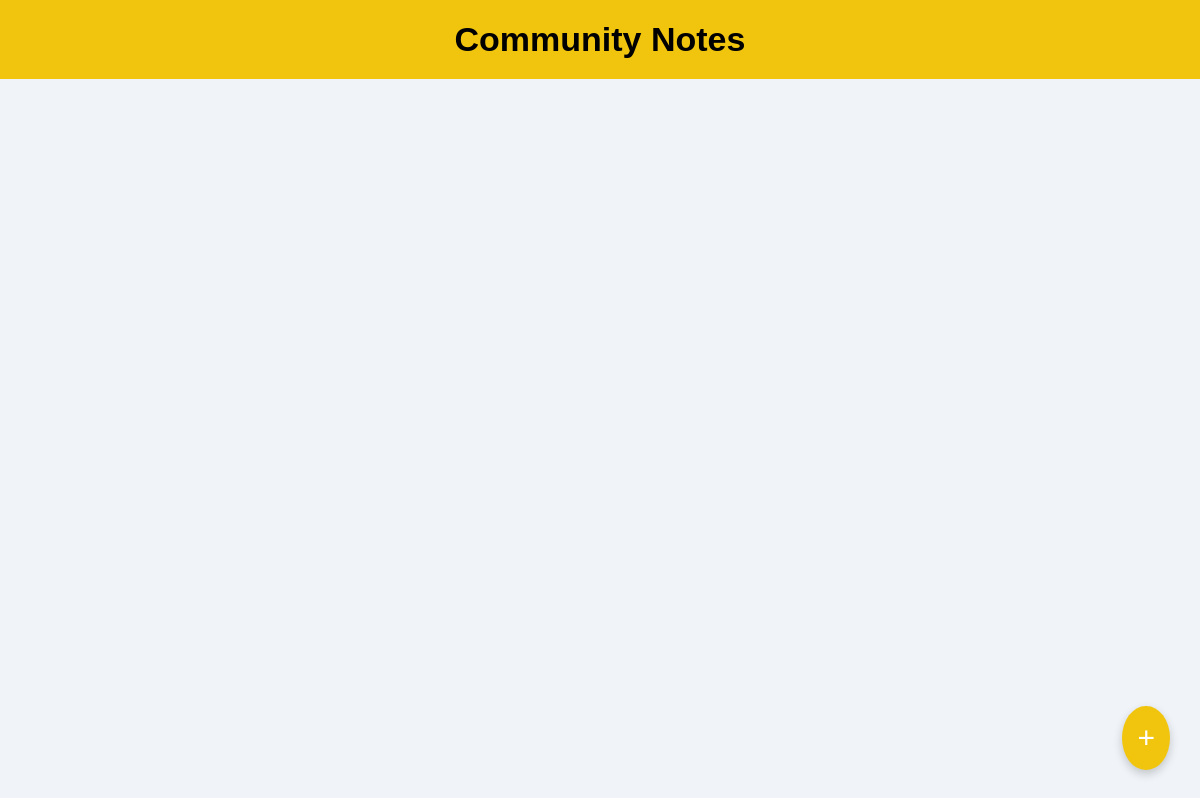
Page /padlet on the earlier database version.
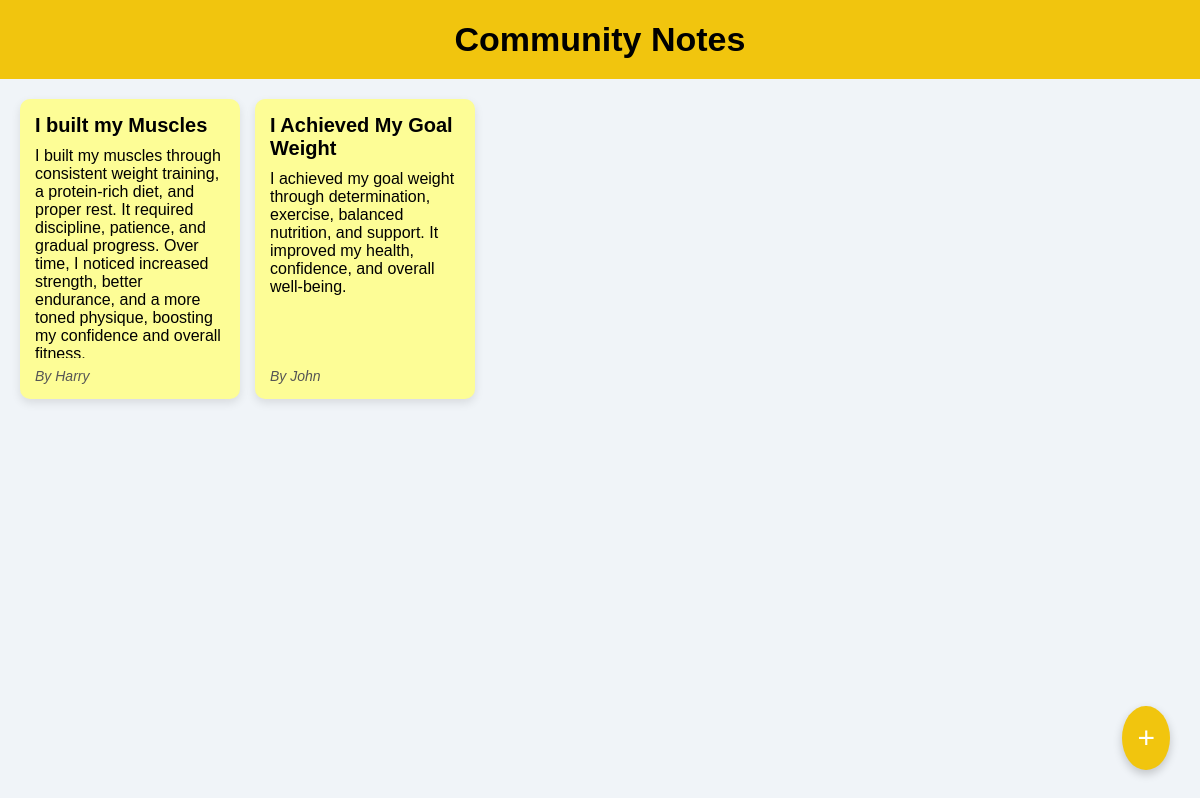
Same page on the later database version.
### FitTrend/models.py (models this page shows, shortened)
class Padlet(models.Model):
    name = models.CharField(max_length=100)
    title = models.CharField(max_length=100000)
    description = models.TextField()

### FitTrend/views.py (the view)
# urls.py: path("padlet", padlet, name="padlet"),
def padlet(request):
    items = Padlet.objects.order_by('name')
    context = {
        'items': items
    }
    return render(request, 'padlet.html', context)

### templates/padlet.html (shortened to what this page needs)
{% load static %}
<!DOCTYPE html>
<html lang="en">
<head>
</head>
<body>
    <header>
        Community Notes
    </header>
    <div class="notes-container">
        {% for item in items %}
        <div class="note">
            <div class="note-title">{{ item.title }}</div>
            <div class="note-content">{{ item.description }}</div>
            <div class="note-name">By {{ item.name }}</div>
        </div>
        {% endfor %}
    </div>
    <button class="add-note-button" id="addNoteButton">+</button>
</body>
</html>

### templates/padlet.html (style rules this page uses)
* { box-sizing: border-box; }
body { margin: 0; padding: 0; font-family: 'Arial', sans-serif; background-color: #f0f4f8; }
header { background-color: rgba(241,197,14,1); color: black; text-align: center; padding: 20px; font-size: 34px; font-weight: bold; }
.notes-container { display: grid; grid-template-columns: repeat(5, 1fr); gap: 15px; padding: 20px; }
.note { background-color: #fdfd96; padding: 15px; height: 300px; border-radius: 10px; box-shadow: 0 4px 10px rgba(0, 0, 0, 0.1); display: flex; flex-direction: column; justify-content: flex-start; overflow: hidden; }
.note-title { font-weight: bold; font-size: 20px; }
.note-content { margin-top: 10px; font-size: 16px; overflow-y: auto; flex-grow: 1; }
.note-name { font-style: italic; margin-top: 10px; font-size: 14px; color: #555; }
.add-note-button { position: fixed; bottom: 30px; right: 30px; background-color: rgba(241,197,14,1); color: white; font-size: 30px; border: none; padding: 15px; border-radius: 50%; cursor: pointer; box-shadow: 0 4px 10px rgba(0, 0, 0, 0.2); transition: background-color 0.3s ease; }

Differences in the rows shown:
added Padlet: title "I built my Muscles", description "I built my muscles through consistent weight training, a protein-rich diet, and proper rest. It required discipline, patience, and gradual progress. Over time, I noticed increased strength, better endurance, and a more toned physique, boosting my confidence and overall fitness.", name "Harry"
added Padlet: title "I Achieved My Goal Weight", description "I achieved my goal weight through determination, exercise, balanced nutrition, and support. It improved my health, confidence, and overall well-being.", name "John"
